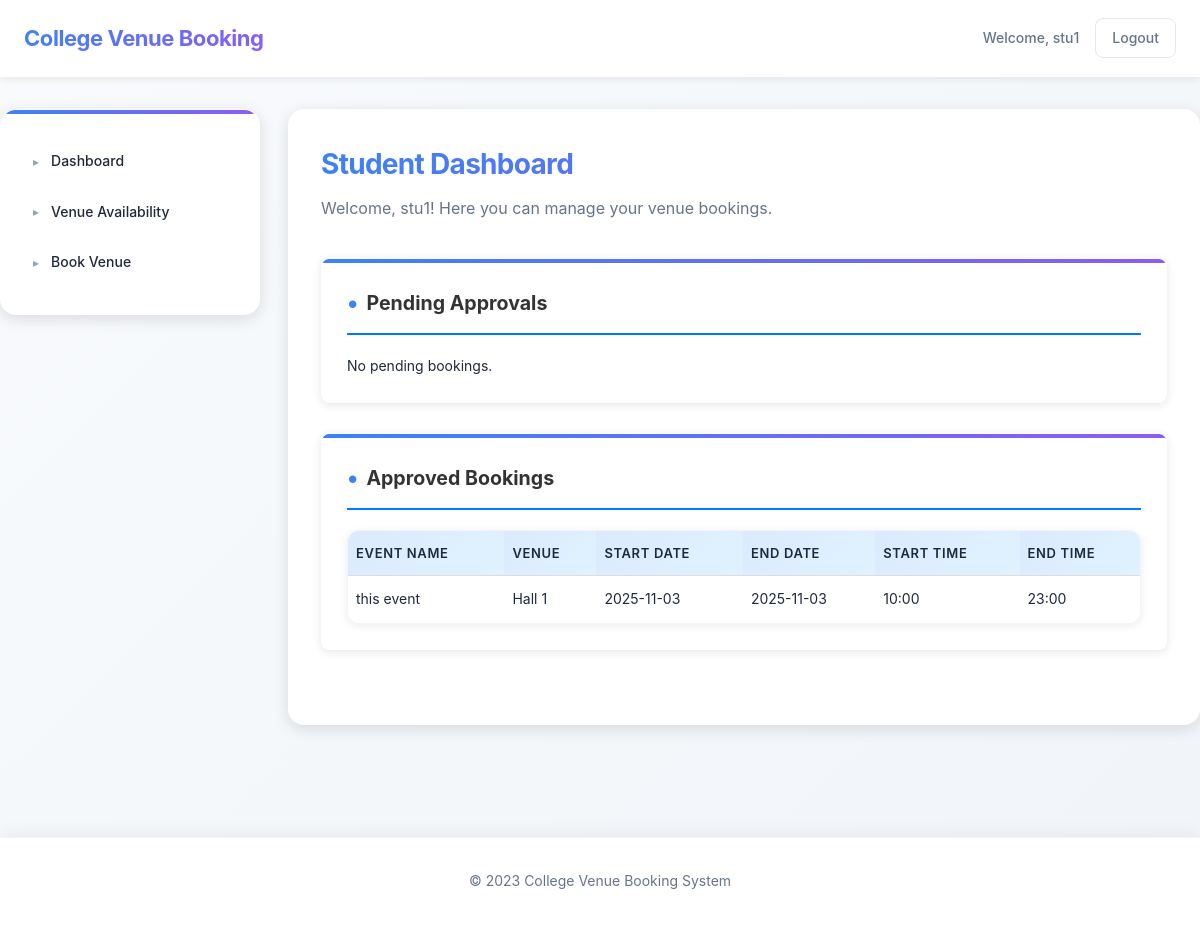
The app's page /student/dashboard (signed in) with its own data.
### tables this page shows
CREATE TABLE Bookings ( Booking_ID INTEGER PRIMARY KEY AUTOINCREMENT, Venue VARCHAR(100), Start_Time TIME, Start_Date DATE, End_Time TIME, End_Date DATE, Name VARCHAR(100), Status VARCHAR(50), Event_Name VARCHAR(100));

### app.py (the view)
@app.route('/student/dashboard')
def student_dashboard():
    if 'user' not in session or session.get('user_type') != 'student':
        return redirect('/login')
    conn = get_db_connection()
    approved_events = conn.execute('SELECT * FROM Bookings WHERE Name = ? AND Status = ?', (session['user'], 'approved')).fetchall()
    pending_events = conn.execute('SELECT * FROM Bookings WHERE Name = ? AND Status = ?', (session['user'], 'pending')).fetchall()
    conn.close()
    if request.headers.get('X-Requested-With') == 'XMLHttpRequest':
        return render_template('student_dashboard_content.html', approved_events=approved_events, pending_events=pending_events)
    return render_template('student_dashboard.html', approved_events=approved_events, pending_events=pending_events)

### app.py (called while the page is built)
def get_db_connection():
    conn = sqlite3.connect('db.db')
    conn.row_factory = sqlite3.Row
    return conn

### templates/student_dashboard.html (shortened to what this page needs)
{% extends "base.html" %}
{% block content %}
{% include "student_dashboard_content.html" %}
{% endblock %}

### templates/base.html (shortened to what this page needs)
<!DOCTYPE html>
<html lang="en">
<head>
    <link rel="stylesheet" href="{{ url_for('static', filename='styles.css') }}">
</head>
<body>
    <header>
        <div class="container header-content">
            <div class="logo">College Venue Booking</div>
            <div class="user-info">
                {% if session.user %}
                    <span>Welcome, {{ session.user }}</span>
                    <a href="/logout">Logout</a>
                {% else %}
                    <a href="/login">Login</a>
                    <a href="/register">Register</a>
                {% endif %}
            </div>
        </div>
    </header>
    <div class="container main-layout">
        {% if session.user_type %}
        <div class="sidebar">
            <ul>
                {% if session.user_type == 'student' %}
                    <li><a href="/student/dashboard" data-ajax="true">Dashboard</a></li>
                    <li><a href="/venue_availability" data-ajax="true">Venue Availability</a></li>
                    <li><a href="/book_venue" data-ajax="true">Book Venue</a></li>
                {% elif session.user_type == 'faculty' %}
                    <li><a href="/faculty/dashboard" data-ajax="true">Dashboard</a></li>
                    <li><a href="/venue_availability" data-ajax="true">Venue Availability</a></li>
                    <li><a href="/faculty/dashboard" data-ajax="true">Booking Approval</a></li>
                {% endif %}
            </ul>
        </div>
        {% endif %}
        <div class="content" id="main-content">
            {% block content %}{% endblock %}
        </div>
    </div>
    <footer>
        <div class="container">
            <p>&copy; 2023 College Venue Booking System</p>
        </div>
    </footer>
</body>
</html>

### templates/student_dashboard_content.html (shortened to what this page needs)
<h1>Student Dashboard</h1>
<p>Welcome, {{ session.user }}! Here you can manage your venue bookings.</p>
<div class="dashboard-cards">
    <div class="card">
        <h3>Pending Approvals</h3>
        {% if pending_events %}
        <div class="table-container">
            <table>
                <thead>
                    <tr>
                        <th>Event Name</th>
                        <th>Venue</th>
                        <th>Start Date</th>
                        <th>End Date</th>
                        <th>Start Time</th>
                        <th>End Time</th>
                        <th>Status</th>
                    </tr>
                </thead>
                <tbody>
                    {% for event in pending_events %}
                    <tr>
                        <td>{{ event.Event_Name }}</td>
                        <td>{{ event.Venue }}</td>
                        <td>{{ event.Start_Date }}</td>
                        <td>{{ event.End_Date }}</td>
                        <td>{{ event.Start_Time }}</td>
                        <td>{{ event.End_Time }}</td>
                        <td><span class="status-pending">Pending</span></td>
                    </tr>
                    {% endfor %}
                </tbody>
            </table>
        </div>
        {% else %}
        <p>No pending bookings.</p>
        {% endif %}
    </div>
    <div class="card">
        <h3>Approved Bookings</h3>
        {% if approved_events %}
        <div class="table-container">
            <table>
                <thead>
                    <tr>
                        <th>Event Name</th>
                        <th>Venue</th>
                        <th>Start Date</th>
                        <th>End Date</th>
                        <th>Start Time</th>
                        <th>End Time</th>
                    </tr>
                </thead>
                <tbody>
                    {% for event in approved_events %}
                    <tr>
                        <td>{{ event.Event_Name }}</td>
                        <td>{{ event.Venue }}</td>
                        <td>{{ event.Start_Date }}</td>
                        <td>{{ event.End_Date }}</td>
                        <td>{{ event.Start_Time }}</td>
                        <td>{{ event.End_Time }}</td>
                    </tr>
                    {% endfor %}
                </tbody>
            </table>
        </div>
        {% else %}
        <p>No approved bookings yet.</p>
        {% endif %}
    </div>
</div>

### templates/student_dashboard_content.html (style rules this page uses)
.table-container { overflow-x: auto; max-width: 100%; margin-top: 15px; }
table { width: 100%; border-collapse: collapse; min-width: 600px; }
th, td { padding: 12px 8px; text-align: left; border-bottom: 1px solid #ddd; white-space: nowrap; }
th { background-color: #f8f9fa; font-weight: 600; }
.dashboard-cards { display: flex; flex-direction: column; gap: 30px; }
.card { background: white; border-radius: 8px; padding: 25px; box-shadow: 0 2px 10px rgba(0,0,0,0.1); width: 100%; }
.card h3 { margin-top: 0; margin-bottom: 20px; color: #333; font-size: 1.4em; border-bottom: 2px solid #007bff; padding-bottom: 10px; }

### records on screen
Bookings: user "stu1", Event_Name "this event", Venue "Hall 1", Start_Date "2025-11-03", End_Date "2025-11-03", Start_Time "10:00", End_Time "23:00"
